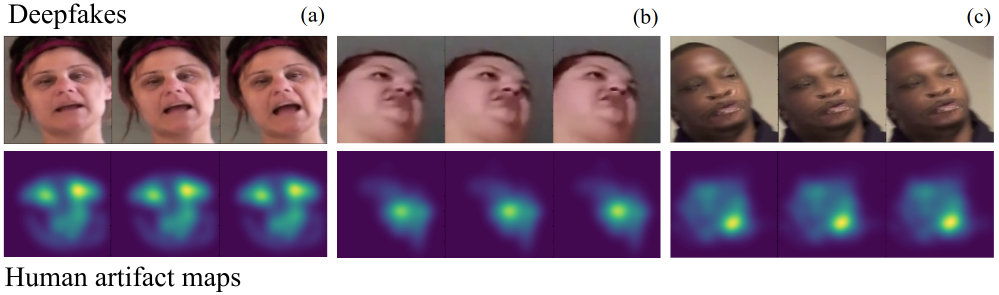
#> input picture human_artifact_maps.png, 1998 x 590 px (shown at 1/2 size); its folder holds only this picture in this run
$ python -i faces.py   (imports and definitions only)
#> lines starting #> are read from the running program, lines starting #| are printed output that depends on the picture
import functools
import json
import os
from collections import defaultdict
from contextlib import suppress
from multiprocessing.pool import ThreadPool, Pool

import cv2
import numpy as np
from PIL import Image, ImageEnhance
from tqdm import tqdm
import filelock

# import face_recognition


# [119 lines left out: functions videos_to_faces, save_image, process_faces, get_face_match, interp_face_locations, extract_face_frame and 1 more, not called in this run]


def get_framedir_name(video, num_pdirs=1):
    name = '/'.join(video.rstrip('/').split('/')[-(num_pdirs + 1):])
    return name


# [172 lines left out: functions read_frames, extract_faces_with_encodings, extract_faces_batched, not called in this run]


def enhance_image(image, brightness=2.0, color=1, contrast=1, sharpness=1):
    if isinstance(image, np.ndarray):
        image = Image.fromarray(image)
    if brightness > 0:
        enh_bri = ImageEnhance.Brightness(image)
        image = enh_bri.enhance(brightness)
    if color > 0:
        enh_col = ImageEnhance.Color(image)
        image = enh_col.enhance(color)
    if contrast > 0:
        enh_con = ImageEnhance.Contrast(image)
        image = enh_con.enhance(contrast)
    if sharpness > 0:
        enh_sha = ImageEnhance.Sharpness(image)
        image = enh_sha.enhance(sharpness)
    return np.array(image)


def enhance_frames(frames):
    return [enhance_image(f) for f in frames]


# [190 lines left out: functions extract_faces, filter_real_metadata, get_encodings, _old_match_actors, interp_nans, __match_actors, not called in this run]


class Person:

    # [44 lines left out: functions __init__, add_record, get_face_images, get_face_encodings, compare, not called in this run]

    @property
    def records(self):
        return self.data['records']

    @property
    def paths(self):
        return self.data['paths']

    @property
    def face_num(self):
        return self.data['face_num']

    # [4 lines left out: function merge, not called in this run]

    def __repr__(self):
        out = f'Person: {self.name} with {len(self.records)} records'
        return out

    all_dists = []
    known_encodings = []


class Matcher:

    # [109 lines left out: functions __init__, match_all, get_people, match, _match_actor, match_actors, not called in this run]

>>> import cv2
>>> picture = cv2.imread('../human_artifact_maps.png')
#> picture is the input picture: shape (590, 1998, 3); mean B, G, R 139.8, 121.4, 141.8
>>> result = enhance_image(picture)
#> in enhance_image, `image = enh_bri.enhance(brightness)`:
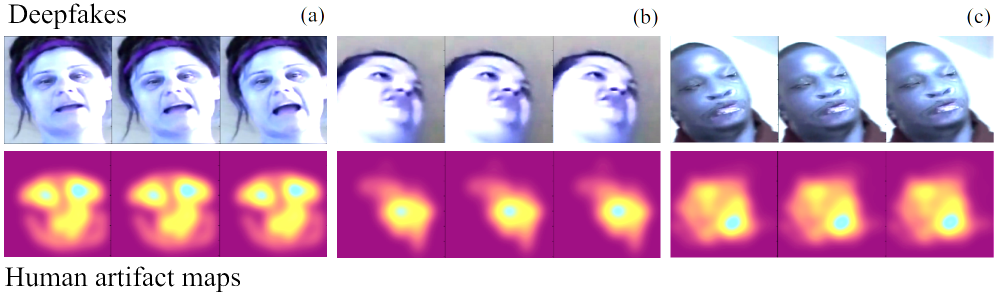
#> image: PIL image 1998x590 RGB (shown at 1/2 size); mean R, G, B 202.5, 163.5, 193.7

$ run again, on interface_fig.png
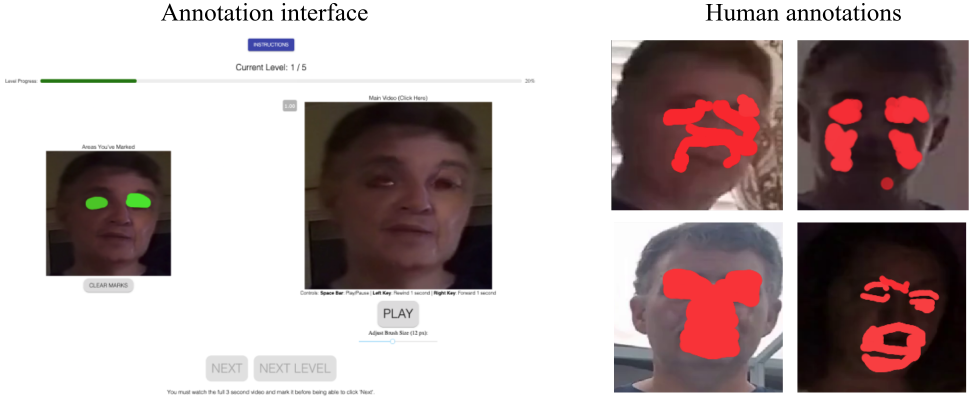
#> input picture interface_fig.png, 1944 x 796 px (shown at 1/2 size)
#> picture is the input picture: shape (796, 1944, 3); mean B, G, R 166.2, 166.1, 181
#> in enhance_image, `image = enh_bri.enhance(brightness)`:
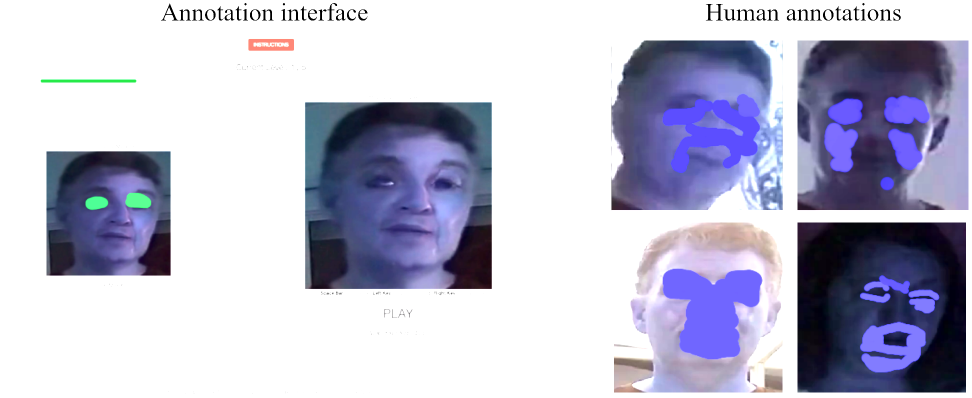
#> image: PIL image 1944x796 RGB (shown at 1/2 size); mean R, G, B 187.9, 187.7, 207.4
